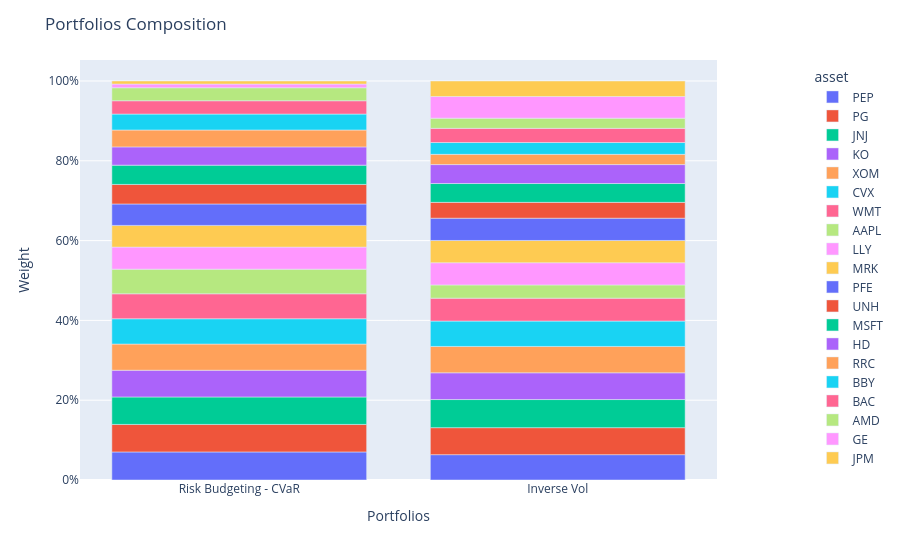

Source (notebook cell):
### Code cell
population.plot_composition()

### Figure 1 — Plotly figure (JSON) as saved in the notebook; plotly's stock layout.template omitted (floating-point values rounded to 4 significant figures)
{"data": [{"alignmentgroup": "True", "hovertemplate": "asset=PEP<br>index=%{x}<br>value=%{y}<extra></extra>", "legendgroup": "PEP", "marker": {"color": "#636efa", "pattern": {"shape": ""}}, "name": "PEP", "offsetgroup": "PEP", "orientation": "v", "showlegend": true, "textposition": "auto", "type": "bar", "x": ["Risk Budgeting - CVaR", "Inverse Vol"], "xaxis": "x", "y": [0.07034, 0.06351], "yaxis": "y"}, {"alignmentgroup": "True", "hovertemplate": "asset=PG<br>index=%{x}<br>value=%{y}<extra></extra>", "legendgroup": "PG", "marker": {"color": "#EF553B", "pattern": {"shape": ""}}, "name": "PG", "offsetgroup": "PG", "orientation": "v", "showlegend": true, "textposition": "auto", "type": "bar", "x": ["Risk Budgeting - CVaR", "Inverse Vol"], "xaxis": "x", "y": [0.06893, 0.06765], "yaxis": "y"}, {"alignmentgroup": "True", "hovertemplate": "asset=JNJ<br>index=%{x}<br>value=%{y}<extra></extra>", "legendgroup": "JNJ", "marker": {"color": "#00cc96", "pattern": {"shape": ""}}, "name": "JNJ", "offsetgroup": "JNJ", "orientation": "v", "showlegend": true, "textposition": "auto", "type": "bar", "x": ["Risk Budgeting - CVaR", "Inverse Vol"], "xaxis": "x", "y": [0.06881, 0.0705], "yaxis": "y"}, {"alignmentgroup": "True", "hovertemplate": "asset=KO<br>index=%{x}<br>value=%{y}<extra></extra>", "legendgroup": "KO", "marker": {"color": "#ab63fa", "pattern": {"shape": ""}}, "name": "KO", "offsetgroup": "KO", "orientation": "v", "showlegend": true, "textposition": "auto", "type": "bar", "x": ["Risk Budgeting - CVaR", "Inverse Vol"], "xaxis": "x", "y": [0.067, 0.06698], "yaxis": "y"}, {"alignmentgroup": "True", "hovertemplate": "asset=XOM<br>index=%{x}<br>value=%{y}<extra></extra>", "legendgroup": "XOM", "marker": {"color": "#FFA15A", "pattern": {"shape": ""}}, "name": "XOM", "offsetgroup": "XOM", "orientation": "v", "showlegend": true, "textposition": "auto", "type": "bar", "x": ["Risk Budgeting - CVaR", "Inverse Vol"], "xaxis": "x", "y": [0.0656, 0.0661], "yaxis": "y"}, {"alignmentgroup": "True", "hovertemplate": "asset=CVX<br>index=%{x}<br>value=%{y}<extra></extra>", "legendgroup": "CVX", "marker": {"color": "#19d3f3", "pattern": {"shape": ""}}, "name": "CVX", "offsetgroup": "CVX", "orientation": "v", "showlegend": true, "textposition": "auto", "type": "bar", "x": ["Risk Budgeting - CVaR", "Inverse Vol"], "xaxis": "x", "y": [0.06349, 0.06358], "yaxis": "y"}, {"alignmentgroup": "True", "hovertemplate": "asset=WMT<br>index=%{x}<br>value=%{y}<extra></extra>", "legendgroup": "WMT", "marker": {"color": "#FF6692", "pattern": {"shape": ""}}, "name": "WMT", "offsetgroup": "WMT", "orientation": "v", "showlegend": true, "textposition": "auto", "type": "bar", "x": ["Risk Budgeting - CVaR", "Inverse Vol"], "xaxis": "x", "y": [0.06252, 0.05745], "yaxis": "y"}, {"alignmentgroup": "True", "hovertemplate": "asset=AAPL<br>index=%{x}<br>value=%{y}<extra></extra>", "legendgroup": "AAPL", "marker": {"color": "#B6E880", "pattern": {"shape": ""}}, "name": "AAPL", "offsetgroup": "AAPL", "orientation": "v", "showlegend": true, "textposition": "auto", "type": "bar", "x": ["Risk Budgeting - CVaR", "Inverse Vol"], "xaxis": "x", "y": [0.06173, 0.03307], "yaxis": "y"}, {"alignmentgroup": "True", "hovertemplate": "asset=LLY<br>index=%{x}<br>value=%{y}<extra></extra>", "legendgroup": "LLY", "marker": {"color": "#FF97FF", "pattern": {"shape": ""}}, "name": "LLY", "offsetgroup": "LLY", "orientation": "v", "showlegend": true, "textposition": "auto", "type": "bar", "x": ["Risk Budgeting - CVaR", "Inverse Vol"], "xaxis": "x", "y": [0.05537, 0.05571], "yaxis": "y"}, {"alignmentgroup": "True", "hovertemplate": "asset=MRK<br>index=%{x}<br>value=%{y}<extra></extra>", "legendgroup": "MRK", "marker": {"color": "#FECB52", "pattern": {"shape": ""}}, "name": "MRK", "offsetgroup": "MRK", "orientation": "v", "showlegend": true, "textposition": "auto", "type": "bar", "x": ["Risk Budgeting - CVaR", "Inverse Vol"], "xaxis": "x", "y": [0.05431, 0.05577], "yaxis": "y"}, {"alignmentgroup": "True", "hovertemplate": "asset=PFE<br>index=%{x}<br>value=%{y}<extra></extra>", "legendgroup": "PFE", "marker": {"color": "#636efa", "pattern": {"shape": ""}}, "name": "PFE", "offsetgroup": "PFE", "orientation": "v", "showlegend": true, "textposition": "auto", "type": "bar", "x": ["Risk Budgeting - CVaR", "Inverse Vol"], "xaxis": "x", "y": [0.05371, 0.05581], "yaxis": "y"}, {"alignmentgroup": "True", "hovertemplate": "asset=UNH<br>index=%{x}<br>value=%{y}<extra></extra>", "legendgroup": "UNH", "marker": {"color": "#EF553B", "pattern": {"shape": ""}}, "name": "UNH", "offsetgroup": "UNH", "orientation": "v", "showlegend": true, "textposition": "auto", "type": "bar", "x": ["Risk Budgeting - CVaR", "Inverse Vol"], "xaxis": "x", "y": [0.04897, 0.03971], "yaxis": "y"}, {"alignmentgroup": "True", "hovertemplate": "asset=MSFT<br>index=%{x}<br>value=%{y}<extra></extra>", "legendgroup": "MSFT", "marker": {"color": "#00cc96", "pattern": {"shape": ""}}, "name": "MSFT", "offsetgroup": "MSFT", "orientation": "v", "showlegend": true, "textposition": "auto", "type": "bar", "x": ["Risk Budgeting - CVaR", "Inverse Vol"], "xaxis": "x", "y": [0.04828, 0.04723], "yaxis": "y"}, {"alignmentgroup": "True", "hovertemplate": "asset=HD<br>index=%{x}<br>value=%{y}<extra></extra>", "legendgroup": "HD", "marker": {"color": "#ab63fa", "pattern": {"shape": ""}}, "name": "HD", "offsetgroup": "HD", "orientation": "v", "showlegend": true, "textposition": "auto", "type": "bar", "x": ["Risk Budgeting - CVaR", "Inverse Vol"], "xaxis": "x", "y": [0.04579, 0.04742], "yaxis": "y"}, {"alignmentgroup": "True", "hovertemplate": "asset=RRC<br>index=%{x}<br>value=%{y}<extra></extra>", "legendgroup": "RRC", "marker": {"color": "#FFA15A", "pattern": {"shape": ""}}, "name": "RRC", "offsetgroup": "RRC", "orientation": "v", "showlegend": true, "textposition": "auto", "type": "bar", "x": ["Risk Budgeting - CVaR", "Inverse Vol"], "xaxis": "x", "y": [0.04231, 0.02565], "yaxis": "y"}, {"alignmentgroup": "True", "hovertemplate": "asset=BBY<br>index=%{x}<br>value=%{y}<extra></extra>", "legendgroup": "BBY", "marker": {"color": "#19d3f3", "pattern": {"shape": ""}}, "name": "BBY", "offsetgroup": "BBY", "orientation": "v", "showlegend": true, "textposition": "auto", "type": "bar", "x": ["Risk Budgeting - CVaR", "Inverse Vol"], "xaxis": "x", "y": [0.03995, 0.02969], "yaxis": "y"}, {"alignmentgroup": "True", "hovertemplate": "asset=BAC<br>index=%{x}<br>value=%{y}<extra></extra>", "legendgroup": "BAC", "marker": {"color": "#FF6692", "pattern": {"shape": ""}}, "name": "BAC", "offsetgroup": "BAC", "orientation": "v", "showlegend": true, "textposition": "auto", "type": "bar", "x": ["Risk Budgeting - CVaR", "Inverse Vol"], "xaxis": "x", "y": [0.03336, 0.03551], "yaxis": "y"}, {"alignmentgroup": "True", "hovertemplate": "asset=AMD<br>index=%{x}<br>value=%{y}<extra></extra>", "legendgroup": "AMD", "marker": {"color": "#B6E880", "pattern": {"shape": ""}}, "name": "AMD", "offsetgroup": "AMD", "orientation": "v", "showlegend": true, "textposition": "auto", "type": "bar", "x": ["Risk Budgeting - CVaR", "Inverse Vol"], "xaxis": "x", "y": [0.03257, 0.02549], "yaxis": "y"}, {"alignmentgroup": "True", "hovertemplate": "asset=GE<br>index=%{x}<br>value=%{y}<extra></extra>", "legendgroup": "GE", "marker": {"color": "#FF97FF", "pattern": {"shape": ""}}, "name": "GE", "offsetgroup": "GE", "orientation": "v", "showlegend": true, "textposition": "auto", "type": "bar", "x": ["Risk Budgeting - CVaR", "Inverse Vol"], "xaxis": "x", "y": [0.009302, 0.05435], "yaxis": "y"}, {"alignmentgroup": "True", "hovertemplate": "asset=JPM<br>index=%{x}<br>value=%{y}<extra></extra>", "legendgroup": "JPM", "marker": {"color": "#FECB52", "pattern": {"shape": ""}}, "name": "JPM", "offsetgroup": "JPM", "orientation": "v", "showlegend": true, "textposition": "auto", "type": "bar", "x": ["Risk Budgeting - CVaR", "Inverse Vol"], "xaxis": "x", "y": [0.007653, 0.03883], "yaxis": "y"}], "layout": {"barmode": "relative", "legend": {"title": {"text": "asset"}, "tracegroupgap": 0, "x": 1.15, "xanchor": "left", "y": 0.99, "yanchor": "top"}, "margin": {"t": 60}, "title": {"text": "Portfolios Composition"}, "xaxis": {"anchor": "y", "domain": [0, 1], "title": {"text": "Portfolios"}}, "yaxis": {"anchor": "x", "domain": [0, 1], "tickformat": ",.0%", "title": {"text": "Weight"}}}}
